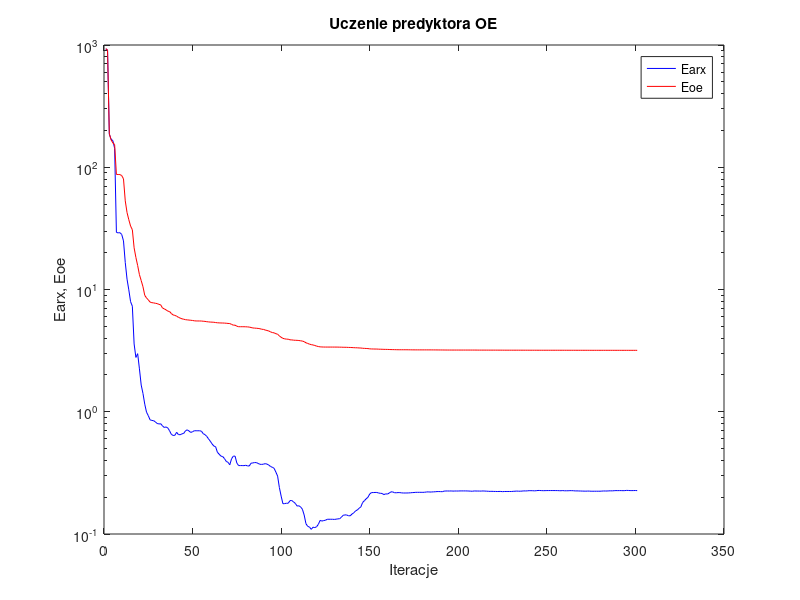
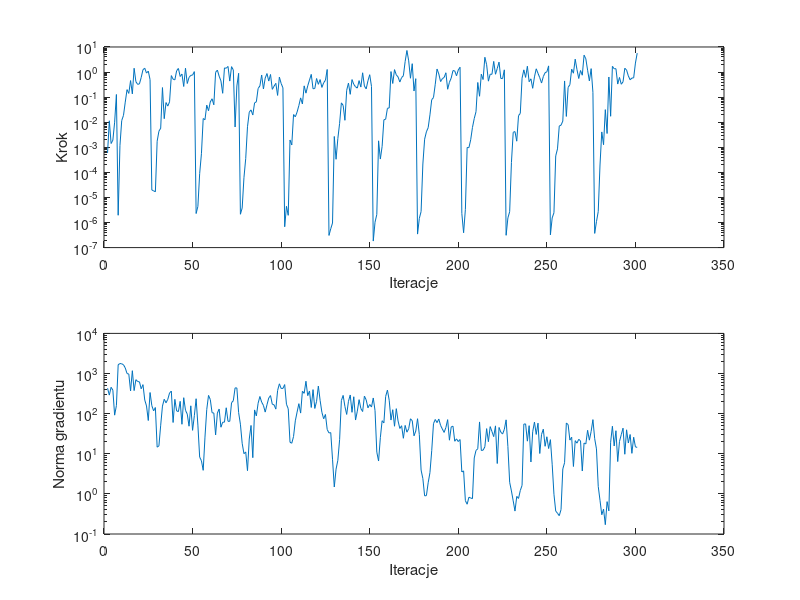

MATLAB code for these plots, in order:
%uczenie predyktora oe
clear all;
n=0; farx(n+1)=9.302645e+002; foe(n+1)=9.331323e+002; wspucz(n+1)=0.000000e+000; ng(n+1)=0.000000e+000;
%odnowa zmiennej metryki
n=1; farx(n+1)=9.055917e+002; foe(n+1)=9.078379e+002; krok(n+1)=5.941314e-004; ng(n+1)=4.286894e+002;
n=2; farx(n+1)=1.864156e+002; foe(n+1)=1.881068e+002; krok(n+1)=1.139839e-002; ng(n+1)=2.898127e+002;
n=3; farx(n+1)=1.694953e+002; foe(n+1)=1.676746e+002; krok(n+1)=1.413789e-003; ng(n+1)=4.539596e+002;
n=4; farx(n+1)=1.648581e+002; foe(n+1)=1.581037e+002; krok(n+1)=1.925220e-003; ng(n+1)=3.848731e+002;
n=5; farx(n+1)=1.428393e+002; foe(n+1)=1.533214e+002; krok(n+1)=1.000091e-002; ng(n+1)=9.167495e+001;
n=6; farx(n+1)=2.931863e+001; foe(n+1)=8.737552e+001; krok(n+1)=1.274650e-001; ng(n+1)=1.587565e+002;
n=7; farx(n+1)=2.904961e+001; foe(n+1)=8.724243e+001; krok(n+1)=1.948244e-006; ng(n+1)=1.651535e+003;
n=8; farx(n+1)=2.916921e+001; foe(n+1)=8.711278e+001; krok(n+1)=1.172316e-003; ng(n+1)=1.775235e+003;
n=9; farx(n+1)=2.820064e+001; foe(n+1)=8.549918e+001; krok(n+1)=1.165911e-002; ng(n+1)=1.745317e+003;
n=10; farx(n+1)=2.499072e+001; foe(n+1)=8.038050e+001; krok(n+1)=1.877194e-002; ng(n+1)=1.655157e+003;
n=11; farx(n+1)=1.663528e+001; foe(n+1)=5.310014e+001; krok(n+1)=6.345427e-002; ng(n+1)=1.375548e+003;
n=12; farx(n+1)=1.215212e+001; foe(n+1)=4.261455e+001; krok(n+1)=1.992696e-001; ng(n+1)=9.983564e+002;
n=13; farx(n+1)=9.938454e+000; foe(n+1)=3.725025e+001; krok(n+1)=1.407955e-001; ng(n+1)=9.687608e+002;
n=14; farx(n+1)=7.954939e+000; foe(n+1)=3.303818e+001; krok(n+1)=4.577617e-001; ng(n+1)=3.684640e+002;
n=15; farx(n+1)=7.297766e+000; foe(n+1)=3.083213e+001; krok(n+1)=1.347860e-001; ng(n+1)=1.175600e+003;
n=16; farx(n+1)=3.585582e+000; foe(n+1)=2.192188e+001; krok(n+1)=1.420334e+000; ng(n+1)=3.754674e+002;
n=17; farx(n+1)=2.782330e+000; foe(n+1)=1.830039e+001; krok(n+1)=4.136337e-001; ng(n+1)=7.024363e+002;
n=18; farx(n+1)=2.986483e+000; foe(n+1)=1.570328e+001; krok(n+1)=3.227510e-001; ng(n+1)=6.306390e+002;
n=19; farx(n+1)=2.243310e+000; foe(n+1)=1.322655e+001; krok(n+1)=3.388186e-001; ng(n+1)=6.210997e+002;
n=20; farx(n+1)=1.652670e+000; foe(n+1)=1.183237e+001; krok(n+1)=6.070114e-001; ng(n+1)=4.166664e+002;
n=21; farx(n+1)=1.411980e+000; foe(n+1)=1.053713e+001; krok(n+1)=1.244898e+000; ng(n+1)=5.283521e+002;
n=22; farx(n+1)=1.154157e+000; foe(n+1)=8.958526e+000; krok(n+1)=1.420334e+000; ng(n+1)=2.190407e+002;
n=23; farx(n+1)=9.920284e-001; foe(n+1)=8.531270e+000; krok(n+1)=9.094531e-001; ng(n+1)=1.554524e+002;
n=24; farx(n+1)=9.292673e-001; foe(n+1)=8.228010e+000; krok(n+1)=1.090791e+000; ng(n+1)=6.737940e+001;
n=25; farx(n+1)=8.594484e-001; foe(n+1)=7.893468e+000; krok(n+1)=4.968529e-001; ng(n+1)=3.358902e+002;
%odnowa zmiennej metryki
n=26; farx(n+1)=8.488982e-001; foe(n+1)=7.806577e+000; krok(n+1)=1.977673e-005; ng(n+1)=1.581308e+002;
n=27; farx(n+1)=8.455780e-001; foe(n+1)=7.772420e+000; krok(n+1)=1.839196e-005; ng(n+1)=1.174589e+002;
n=28; farx(n+1)=8.256223e-001; foe(n+1)=7.712062e+000; krok(n+1)=1.675717e-005; ng(n+1)=1.420558e+002;
n=29; farx(n+1)=8.024013e-001; foe(n+1)=7.670443e+000; krok(n+1)=1.745241e-003; ng(n+1)=1.460829e+001;
n=30; farx(n+1)=7.943191e-001; foe(n+1)=7.555940e+000; krok(n+1)=4.372259e-003; ng(n+1)=1.571245e+001;
n=31; farx(n+1)=7.982830e-001; foe(n+1)=7.493519e+000; krok(n+1)=5.767896e-003; ng(n+1)=5.147007e+001;
n=32; farx(n+1)=7.669377e-001; foe(n+1)=7.062566e+000; krok(n+1)=2.408208e-001; ng(n+1)=1.543733e+002;
n=33; farx(n+1)=7.438584e-001; foe(n+1)=6.947569e+000; krok(n+1)=1.384176e-002; ng(n+1)=2.283366e+002;
n=34; farx(n+1)=7.515928e-001; foe(n+1)=6.819231e+000; krok(n+1)=6.079450e-002; ng(n+1)=1.863611e+002;
n=35; farx(n+1)=7.368556e-001; foe(n+1)=6.654697e+000; krok(n+1)=4.388300e-002; ng(n+1)=2.268261e+002;
n=36; farx(n+1)=6.997866e-001; foe(n+1)=6.604093e+000; krok(n+1)=6.486639e-002; ng(n+1)=3.258439e+002;
n=37; farx(n+1)=6.536563e-001; foe(n+1)=6.363288e+000; krok(n+1)=7.228765e-001; ng(n+1)=3.656531e+002;
n=38; farx(n+1)=6.401451e-001; foe(n+1)=6.199514e+000; krok(n+1)=5.203615e-001; ng(n+1)=6.017920e+001;
n=39; farx(n+1)=6.415105e-001; foe(n+1)=6.138230e+000; krok(n+1)=4.884576e-001; ng(n+1)=2.272699e+002;
n=40; farx(n+1)=6.791870e-001; foe(n+1)=6.056425e+000; krok(n+1)=1.128562e+000; ng(n+1)=1.167884e+002;
n=41; farx(n+1)=6.507094e-001; foe(n+1)=5.920583e+000; krok(n+1)=1.390988e+000; ng(n+1)=1.124209e+002;
n=42; farx(n+1)=6.488611e-001; foe(n+1)=5.837360e+000; krok(n+1)=6.656880e-001; ng(n+1)=2.026575e+002;
n=43; farx(n+1)=6.595927e-001; foe(n+1)=5.759987e+000; krok(n+1)=8.328011e-001; ng(n+1)=5.434345e+001;
n=44; farx(n+1)=6.649934e-001; foe(n+1)=5.711223e+000; krok(n+1)=2.658374e-001; ng(n+1)=2.495747e+002;
n=45; farx(n+1)=6.987356e-001; foe(n+1)=5.665613e+000; krok(n+1)=1.422745e+000; ng(n+1)=1.211907e+002;
n=46; farx(n+1)=7.112297e-001; foe(n+1)=5.643442e+000; krok(n+1)=3.493083e-001; ng(n+1)=9.734274e+001;
n=47; farx(n+1)=6.960072e-001; foe(n+1)=5.623418e+000; krok(n+1)=6.113321e-001; ng(n+1)=4.861948e+001;
n=48; farx(n+1)=6.770822e-001; foe(n+1)=5.601666e+000; krok(n+1)=7.382907e-001; ng(n+1)=1.566658e+002;
n=49; farx(n+1)=6.872078e-001; foe(n+1)=5.579639e+000; krok(n+1)=7.571530e-001; ng(n+1)=3.836531e+001;
n=50; farx(n+1)=6.993809e-001; foe(n+1)=5.546943e+000; krok(n+1)=1.040723e+000; ng(n+1)=8.919814e+001;
%odnowa zmiennej metryki
n=51; farx(n+1)=6.989248e-001; foe(n+1)=5.529991e+000; krok(n+1)=2.282247e-006; ng(n+1)=2.352228e+002;
n=52; farx(n+1)=6.989133e-001; foe(n+1)=5.528331e+000; krok(n+1)=4.389010e-006; ng(n+1)=5.172417e+001;
n=53; farx(n+1)=6.990046e-001; foe(n+1)=5.527573e+000; krok(n+1)=8.878196e-005; ng(n+1)=8.272894e+000;
n=54; farx(n+1)=6.935489e-001; foe(n+1)=5.523074e+000; krok(n+1)=5.547107e-004; ng(n+1)=6.701179e+000;
n=55; farx(n+1)=6.620642e-001; foe(n+1)=5.500963e+000; krok(n+1)=1.406421e-002; ng(n+1)=3.865979e+000;
n=56; farx(n+1)=6.497748e-001; foe(n+1)=5.486253e+000; krok(n+1)=1.256724e-002; ng(n+1)=2.599256e+001;
n=57; farx(n+1)=6.289089e-001; foe(n+1)=5.453234e+000; krok(n+1)=4.797973e-002; ng(n+1)=1.266086e+002;
n=58; farx(n+1)=6.004197e-001; foe(n+1)=5.434492e+000; krok(n+1)=2.857938e-002; ng(n+1)=2.845214e+002;
n=59; farx(n+1)=5.738741e-001; foe(n+1)=5.414379e+000; krok(n+1)=6.442938e-002; ng(n+1)=2.250200e+002;
n=60; farx(n+1)=5.462720e-001; foe(n+1)=5.407302e+000; krok(n+1)=8.610785e-002; ng(n+1)=1.055236e+002;
n=61; farx(n+1)=5.239809e-001; foe(n+1)=5.394883e+000; krok(n+1)=4.953895e-002; ng(n+1)=1.035712e+002;
n=62; farx(n+1)=5.179246e-001; foe(n+1)=5.366870e+000; krok(n+1)=9.769152e-001; ng(n+1)=2.946699e+001;
n=63; farx(n+1)=4.668349e-001; foe(n+1)=5.344441e+000; krok(n+1)=1.197939e+000; ng(n+1)=1.032855e+002;
n=64; farx(n+1)=4.495160e-001; foe(n+1)=5.333248e+000; krok(n+1)=6.843317e-001; ng(n+1)=1.303529e+002;
n=65; farx(n+1)=4.337360e-001; foe(n+1)=5.323514e+000; krok(n+1)=4.478955e-001; ng(n+1)=4.587115e+001;
n=66; farx(n+1)=4.301013e-001; foe(n+1)=5.320639e+000; krok(n+1)=1.423178e-001; ng(n+1)=6.119947e+001;
n=67; farx(n+1)=4.140285e-001; foe(n+1)=5.311321e+000; krok(n+1)=1.462039e+000; ng(n+1)=6.129486e+001;
n=68; farx(n+1)=3.924618e-001; foe(n+1)=5.297297e+000; krok(n+1)=1.422745e+000; ng(n+1)=1.400368e+002;
n=69; farx(n+1)=3.858786e-001; foe(n+1)=5.277625e+000; krok(n+1)=1.675028e+000; ng(n+1)=6.436152e+001;
n=70; farx(n+1)=3.682466e-001; foe(n+1)=5.266023e+000; krok(n+1)=4.363377e-001; ng(n+1)=6.443033e+001;
n=71; farx(n+1)=4.121010e-001; foe(n+1)=5.184865e+000; krok(n+1)=1.643486e+000; ng(n+1)=1.874498e+002;
n=72; farx(n+1)=4.337662e-001; foe(n+1)=5.109894e+000; krok(n+1)=1.210914e+000; ng(n+1)=2.097364e+002;
n=73; farx(n+1)=4.332400e-001; foe(n+1)=5.106154e+000; krok(n+1)=6.446985e-003; ng(n+1)=4.384190e+002;
n=74; farx(n+1)=3.801611e-001; foe(n+1)=5.009786e+000; krok(n+1)=2.774171e-001; ng(n+1)=4.367689e+002;
n=75; farx(n+1)=3.627661e-001; foe(n+1)=4.962226e+000; krok(n+1)=8.922169e-001; ng(n+1)=1.060398e+002;
%odnowa zmiennej metryki
n=76; farx(n+1)=3.629127e-001; foe(n+1)=4.961231e+000; krok(n+1)=2.134892e-006; ng(n+1)=5.456766e+001;
n=77; farx(n+1)=3.628245e-001; foe(n+1)=4.961048e+000; krok(n+1)=3.811241e-006; ng(n+1)=1.821768e+001;
n=78; farx(n+1)=3.623825e-001; foe(n+1)=4.960088e+000; krok(n+1)=6.121123e-005; ng(n+1)=1.005592e+001;
n=79; farx(n+1)=3.650454e-001; foe(n+1)=4.954228e+000; krok(n+1)=3.550621e-004; ng(n+1)=1.108655e+001;
n=80; farx(n+1)=3.607282e-001; foe(n+1)=4.945343e+000; krok(n+1)=6.607631e-003; ng(n+1)=3.788728e+000;
n=81; farx(n+1)=3.600847e-001; foe(n+1)=4.927101e+000; krok(n+1)=2.517497e-002; ng(n+1)=2.326519e+001;
n=82; farx(n+1)=3.790676e-001; foe(n+1)=4.888572e+000; krok(n+1)=3.095635e-002; ng(n+1)=5.077216e+001;
n=83; farx(n+1)=3.815333e-001; foe(n+1)=4.846916e+000; krok(n+1)=1.936662e-002; ng(n+1)=7.988450e+000;
n=84; farx(n+1)=3.839669e-001; foe(n+1)=4.833929e+000; krok(n+1)=5.908701e-002; ng(n+1)=1.238538e+002;
n=85; farx(n+1)=3.839016e-001; foe(n+1)=4.820603e+000; krok(n+1)=6.486639e-002; ng(n+1)=8.762878e+001;
n=86; farx(n+1)=3.779806e-001; foe(n+1)=4.804352e+000; krok(n+1)=2.223238e-001; ng(n+1)=1.820331e+002;
n=87; farx(n+1)=3.717538e-001; foe(n+1)=4.779152e+000; krok(n+1)=2.798246e-001; ng(n+1)=2.674468e+002;
n=88; farx(n+1)=3.710527e-001; foe(n+1)=4.731876e+000; krok(n+1)=7.638023e-001; ng(n+1)=1.934723e+002;
n=89; farx(n+1)=3.724880e-001; foe(n+1)=4.716096e+000; krok(n+1)=2.114117e-001; ng(n+1)=1.604761e+002;
n=90; farx(n+1)=3.763585e-001; foe(n+1)=4.662029e+000; krok(n+1)=5.758050e-001; ng(n+1)=1.092307e+002;
n=91; farx(n+1)=3.731145e-001; foe(n+1)=4.622188e+000; krok(n+1)=8.727420e-001; ng(n+1)=1.664641e+002;
n=92; farx(n+1)=3.663503e-001; foe(n+1)=4.578274e+000; krok(n+1)=4.372988e-001; ng(n+1)=2.457211e+002;
n=93; farx(n+1)=3.568934e-001; foe(n+1)=4.503724e+000; krok(n+1)=8.008859e-001; ng(n+1)=2.818513e+002;
n=94; farx(n+1)=3.513838e-001; foe(n+1)=4.444925e+000; krok(n+1)=2.044970e-001; ng(n+1)=1.716482e+002;
n=95; farx(n+1)=3.450222e-001; foe(n+1)=4.421265e+000; krok(n+1)=2.730638e-001; ng(n+1)=1.658327e+002;
n=96; farx(n+1)=3.214204e-001; foe(n+1)=4.352143e+000; krok(n+1)=3.556863e-001; ng(n+1)=1.297974e+002;
n=97; farx(n+1)=2.976951e-001; foe(n+1)=4.306588e+000; krok(n+1)=1.171506e-001; ng(n+1)=3.780706e+002;
n=98; farx(n+1)=2.398139e-001; foe(n+1)=4.171281e+000; krok(n+1)=6.293018e-001; ng(n+1)=5.538958e+002;
n=99; farx(n+1)=2.040355e-001; foe(n+1)=4.065032e+000; krok(n+1)=3.505976e-001; ng(n+1)=4.238852e+002;
n=100; farx(n+1)=1.768189e-001; foe(n+1)=3.985949e+000; krok(n+1)=2.357265e-001; ng(n+1)=4.243913e+002;
%odnowa zmiennej metryki
n=101; farx(n+1)=1.773643e-001; foe(n+1)=3.948686e+000; krok(n+1)=6.777058e-007; ng(n+1)=5.297942e+002;
n=102; farx(n+1)=1.784859e-001; foe(n+1)=3.926348e+000; krok(n+1)=4.432765e-006; ng(n+1)=1.712116e+002;
n=103; farx(n+1)=1.785200e-001; foe(n+1)=3.921040e+000; krok(n+1)=1.936574e-006; ng(n+1)=1.328381e+002;
n=104; farx(n+1)=1.875633e-001; foe(n+1)=3.875171e+000; krok(n+1)=1.956001e-003; ng(n+1)=1.938749e+001;
n=105; farx(n+1)=1.878454e-001; foe(n+1)=3.871093e+000; krok(n+1)=1.238430e-003; ng(n+1)=1.828739e+001;
n=106; farx(n+1)=1.830242e-001; foe(n+1)=3.850676e+000; krok(n+1)=2.017194e-002; ng(n+1)=2.698883e+001;
n=107; farx(n+1)=1.779617e-001; foe(n+1)=3.843118e+000; krok(n+1)=1.640862e-002; ng(n+1)=6.626722e+001;
n=108; farx(n+1)=1.692801e-001; foe(n+1)=3.837817e+000; krok(n+1)=2.539936e-002; ng(n+1)=1.091850e+002;
n=109; farx(n+1)=1.702204e-001; foe(n+1)=3.826120e+000; krok(n+1)=4.616585e-002; ng(n+1)=1.771726e+002;
n=110; farx(n+1)=1.664607e-001; foe(n+1)=3.806459e+000; krok(n+1)=9.338312e-002; ng(n+1)=1.032445e+002;
n=111; farx(n+1)=1.593886e-001; foe(n+1)=3.785487e+000; krok(n+1)=5.335388e-002; ng(n+1)=3.623212e+002;
n=112; farx(n+1)=1.429120e-001; foe(n+1)=3.742587e+000; krok(n+1)=2.818076e-001; ng(n+1)=3.210076e+002;
n=113; farx(n+1)=1.214440e-001; foe(n+1)=3.667002e+000; krok(n+1)=1.441658e-001; ng(n+1)=6.424671e+002;
n=114; farx(n+1)=1.154967e-001; foe(n+1)=3.619587e+000; krok(n+1)=2.815910e-001; ng(n+1)=2.807020e+002;
n=115; farx(n+1)=1.140051e-001; foe(n+1)=3.573066e+000; krok(n+1)=4.797949e-001; ng(n+1)=3.667134e+002;
n=116; farx(n+1)=1.091422e-001; foe(n+1)=3.538275e+000; krok(n+1)=8.083004e-001; ng(n+1)=1.424420e+002;
n=117; farx(n+1)=1.137083e-001; foe(n+1)=3.518968e+000; krok(n+1)=2.153023e-001; ng(n+1)=3.968450e+002;
n=118; farx(n+1)=1.128118e-001; foe(n+1)=3.483704e+000; krok(n+1)=2.211882e-001; ng(n+1)=1.347018e+002;
n=119; farx(n+1)=1.146273e-001; foe(n+1)=3.443391e+000; krok(n+1)=5.535078e-001; ng(n+1)=2.025930e+002;
n=120; farx(n+1)=1.199962e-001; foe(n+1)=3.416272e+000; krok(n+1)=3.240219e-001; ng(n+1)=4.861206e+002;
n=121; farx(n+1)=1.292305e-001; foe(n+1)=3.394873e+000; krok(n+1)=5.014424e-001; ng(n+1)=2.143316e+002;
n=122; farx(n+1)=1.275385e-001; foe(n+1)=3.387918e+000; krok(n+1)=2.442288e-001; ng(n+1)=1.079017e+002;
n=123; farx(n+1)=1.288842e-001; foe(n+1)=3.383741e+000; krok(n+1)=3.730916e-001; ng(n+1)=7.435738e+001;
n=124; farx(n+1)=1.294536e-001; foe(n+1)=3.382460e+000; krok(n+1)=4.726961e-001; ng(n+1)=9.548587e+001;
n=125; farx(n+1)=1.319992e-001; foe(n+1)=3.381786e+000; krok(n+1)=1.267142e+000; ng(n+1)=4.017350e+001;
%odnowa zmiennej metryki
n=126; farx(n+1)=1.320008e-001; foe(n+1)=3.381718e+000; krok(n+1)=3.053974e-007; ng(n+1)=3.300931e+001;
n=127; farx(n+1)=1.320011e-001; foe(n+1)=3.381624e+000; krok(n+1)=5.650868e-007; ng(n+1)=3.363736e+001;
n=128; farx(n+1)=1.319855e-001; foe(n+1)=3.381617e+000; krok(n+1)=9.532793e-007; ng(n+1)=7.316837e+000;
n=129; farx(n+1)=1.316429e-001; foe(n+1)=3.380843e+000; krok(n+1)=2.700359e-003; ng(n+1)=1.485719e+000;
n=130; farx(n+1)=1.321532e-001; foe(n+1)=3.380513e+000; krok(n+1)=3.325065e-004; ng(n+1)=4.140138e+000;
n=131; farx(n+1)=1.330546e-001; foe(n+1)=3.379459e+000; krok(n+1)=2.213894e-003; ng(n+1)=6.852462e+000;
n=132; farx(n+1)=1.332288e-001; foe(n+1)=3.375468e+000; krok(n+1)=8.988693e-003; ng(n+1)=2.237148e+001;
n=133; farx(n+1)=1.371880e-001; foe(n+1)=3.374596e+000; krok(n+1)=5.908701e-002; ng(n+1)=2.122180e+002;
n=134; farx(n+1)=1.421396e-001; foe(n+1)=3.368624e+000; krok(n+1)=4.681906e-002; ng(n+1)=2.847165e+002;
n=135; farx(n+1)=1.433690e-001; foe(n+1)=3.368201e+000; krok(n+1)=1.193441e-002; ng(n+1)=1.505852e+002;
n=136; farx(n+1)=1.430515e-001; foe(n+1)=3.365802e+000; krok(n+1)=1.881412e-001; ng(n+1)=9.554073e+001;
n=137; farx(n+1)=1.410175e-001; foe(n+1)=3.359313e+000; krok(n+1)=3.635836e-001; ng(n+1)=2.034676e+002;
n=138; farx(n+1)=1.409441e-001; foe(n+1)=3.356690e+000; krok(n+1)=1.294832e-001; ng(n+1)=2.919512e+002;
n=139; farx(n+1)=1.456515e-001; foe(n+1)=3.350357e+000; krok(n+1)=5.014424e-001; ng(n+1)=1.078560e+002;
n=140; farx(n+1)=1.490824e-001; foe(n+1)=3.343071e+000; krok(n+1)=3.238984e-001; ng(n+1)=2.635972e+002;
n=141; farx(n+1)=1.544383e-001; foe(n+1)=3.338129e+000; krok(n+1)=2.584327e-001; ng(n+1)=6.929089e+001;
n=142; farx(n+1)=1.572549e-001; foe(n+1)=3.334844e+000; krok(n+1)=2.295125e-001; ng(n+1)=1.156283e+002;
n=143; farx(n+1)=1.623579e-001; foe(n+1)=3.326148e+000; krok(n+1)=4.556164e-001; ng(n+1)=2.231866e+002;
n=144; farx(n+1)=1.667167e-001; foe(n+1)=3.321632e+000; krok(n+1)=2.522670e-001; ng(n+1)=1.340634e+002;
n=145; farx(n+1)=1.810746e-001; foe(n+1)=3.306169e+000; krok(n+1)=9.362720e-001; ng(n+1)=1.127402e+002;
n=146; farx(n+1)=1.872143e-001; foe(n+1)=3.299945e+000; krok(n+1)=2.775732e-001; ng(n+1)=2.733287e+002;
n=147; farx(n+1)=1.941301e-001; foe(n+1)=3.293462e+000; krok(n+1)=2.134155e-001; ng(n+1)=2.204774e+002;
n=148; farx(n+1)=1.996069e-001; foe(n+1)=3.286658e+000; krok(n+1)=4.500546e-001; ng(n+1)=1.395303e+002;
n=149; farx(n+1)=2.125346e-001; foe(n+1)=3.270809e+000; krok(n+1)=7.847380e-001; ng(n+1)=1.691601e+002;
n=150; farx(n+1)=2.182326e-001; foe(n+1)=3.263328e+000; krok(n+1)=2.671770e-001; ng(n+1)=1.460768e+002;
%odnowa zmiennej metryki
n=151; farx(n+1)=2.182479e-001; foe(n+1)=3.261660e+000; krok(n+1)=1.823249e-007; ng(n+1)=2.458769e+002;
n=152; farx(n+1)=2.187297e-001; foe(n+1)=3.258045e+000; krok(n+1)=1.030699e-006; ng(n+1)=1.191218e+002;
n=153; farx(n+1)=2.187193e-001; foe(n+1)=3.258015e+000; krok(n+1)=2.094896e-006; ng(n+1)=1.098741e+001;
n=154; farx(n+1)=2.165625e-001; foe(n+1)=3.249851e+000; krok(n+1)=1.810600e-003; ng(n+1)=6.595197e+000;
n=155; farx(n+1)=2.152186e-001; foe(n+1)=3.247478e+000; krok(n+1)=3.395966e-004; ng(n+1)=2.522661e+001;
n=156; farx(n+1)=2.146469e-001; foe(n+1)=3.244015e+000; krok(n+1)=1.083660e-003; ng(n+1)=6.665518e+001;
n=157; farx(n+1)=2.098801e-001; foe(n+1)=3.238897e+000; krok(n+1)=1.251384e-002; ng(n+1)=5.892470e+001;
n=158; farx(n+1)=2.131830e-001; foe(n+1)=3.237534e+000; krok(n+1)=1.314565e-002; ng(n+1)=2.687357e+002;
n=159; farx(n+1)=2.120931e-001; foe(n+1)=3.234717e+000; krok(n+1)=3.595477e-002; ng(n+1)=3.865864e+002;
n=160; farx(n+1)=2.161871e-001; foe(n+1)=3.230749e+000; krok(n+1)=3.699230e-002; ng(n+1)=2.155996e+002;
n=161; farx(n+1)=2.212994e-001; foe(n+1)=3.225601e+000; krok(n+1)=1.046368e+000; ng(n+1)=6.922988e+001;
n=162; farx(n+1)=2.208545e-001; foe(n+1)=3.224055e+000; krok(n+1)=3.505976e-001; ng(n+1)=1.253203e+002;
n=163; farx(n+1)=2.176872e-001; foe(n+1)=3.220915e+000; krok(n+1)=1.251615e+000; ng(n+1)=4.853657e+001;
n=164; farx(n+1)=2.174578e-001; foe(n+1)=3.218153e+000; krok(n+1)=7.734497e-001; ng(n+1)=1.330538e+002;
n=165; farx(n+1)=2.181745e-001; foe(n+1)=3.215723e+000; krok(n+1)=6.400584e-001; ng(n+1)=6.568094e+001;
n=166; farx(n+1)=2.180819e-001; foe(n+1)=3.215108e+000; krok(n+1)=4.004429e-001; ng(n+1)=4.271039e+001;
n=167; farx(n+1)=2.169902e-001; foe(n+1)=3.214943e+000; krok(n+1)=6.031845e-001; ng(n+1)=4.995516e+001;
n=168; farx(n+1)=2.164809e-001; foe(n+1)=3.214888e+000; krok(n+1)=7.113726e-001; ng(n+1)=2.431968e+001;
n=169; farx(n+1)=2.165022e-001; foe(n+1)=3.214802e+000; krok(n+1)=2.630375e+000; ng(n+1)=5.088499e+001;
n=170; farx(n+1)=2.165546e-001; foe(n+1)=3.214085e+000; krok(n+1)=7.259044e+000; ng(n+1)=3.448852e+001;
n=171; farx(n+1)=2.168285e-001; foe(n+1)=3.212441e+000; krok(n+1)=2.804781e+000; ng(n+1)=4.198195e+001;
n=172; farx(n+1)=2.173195e-001; foe(n+1)=3.211360e+000; krok(n+1)=5.667570e-001; ng(n+1)=7.440025e+001;
n=173; farx(n+1)=2.180519e-001; foe(n+1)=3.209069e+000; krok(n+1)=2.157222e+000; ng(n+1)=6.694243e+001;
n=174; farx(n+1)=2.184648e-001; foe(n+1)=3.208489e+000; krok(n+1)=1.755320e-001; ng(n+1)=2.799809e+001;
n=175; farx(n+1)=2.192501e-001; foe(n+1)=3.207708e+000; krok(n+1)=5.453957e-001; ng(n+1)=3.681864e+001;
%odnowa zmiennej metryki
n=176; farx(n+1)=2.192309e-001; foe(n+1)=3.207439e+000; krok(n+1)=3.456626e-007; ng(n+1)=7.472160e+001;
n=177; farx(n+1)=2.192952e-001; foe(n+1)=3.207256e+000; krok(n+1)=1.461689e-006; ng(n+1)=3.025832e+001;
n=178; farx(n+1)=2.192709e-001; foe(n+1)=3.207246e+000; krok(n+1)=2.741462e-006; ng(n+1)=3.919671e+000;
n=179; farx(n+1)=2.191382e-001; foe(n+1)=3.207040e+000; krok(n+1)=2.154098e-004; ng(n+1)=2.403560e+000;
n=180; farx(n+1)=2.195613e-001; foe(n+1)=3.206983e+000; krok(n+1)=2.110724e-003; ng(n+1)=8.932645e-001;
n=181; farx(n+1)=2.205944e-001; foe(n+1)=3.206854e+000; krok(n+1)=4.150488e-003; ng(n+1)=9.055074e-001;
n=182; farx(n+1)=2.211494e-001; foe(n+1)=3.206751e+000; krok(n+1)=6.053639e-003; ng(n+1)=1.896414e+000;
n=183; farx(n+1)=2.203901e-001; foe(n+1)=3.206637e+000; krok(n+1)=1.966568e-002; ng(n+1)=3.383552e+000;
n=184; farx(n+1)=2.207226e-001; foe(n+1)=3.206217e+000; krok(n+1)=7.936896e-002; ng(n+1)=1.193818e+001;
n=185; farx(n+1)=2.212132e-001; foe(n+1)=3.205398e+000; krok(n+1)=9.595947e-002; ng(n+1)=5.642232e+001;
n=186; farx(n+1)=2.216169e-001; foe(n+1)=3.204836e+000; krok(n+1)=3.268918e-001; ng(n+1)=7.144378e+001;
n=187; farx(n+1)=2.223867e-001; foe(n+1)=3.203776e+000; krok(n+1)=1.321671e+000; ng(n+1)=5.972824e+001;
n=188; farx(n+1)=2.224552e-001; foe(n+1)=3.202473e+000; krok(n+1)=8.413217e-001; ng(n+1)=7.330891e+001;
n=189; farx(n+1)=2.221857e-001; foe(n+1)=3.201914e+000; krok(n+1)=4.177026e-001; ng(n+1)=5.090002e+001;
n=190; farx(n+1)=2.219480e-001; foe(n+1)=3.201276e+000; krok(n+1)=5.461275e-001; ng(n+1)=4.137018e+001;
n=191; farx(n+1)=2.243830e-001; foe(n+1)=3.199885e+000; krok(n+1)=6.081435e-001; ng(n+1)=3.404055e+001;
n=192; farx(n+1)=2.248103e-001; foe(n+1)=3.198802e+000; krok(n+1)=9.372047e-001; ng(n+1)=4.514381e+001;
n=193; farx(n+1)=2.248675e-001; foe(n+1)=3.198201e+000; krok(n+1)=2.064051e-001; ng(n+1)=7.088200e+001;
n=194; farx(n+1)=2.246639e-001; foe(n+1)=3.197885e+000; krok(n+1)=3.923690e-001; ng(n+1)=2.177790e+001;
n=195; farx(n+1)=2.250500e-001; foe(n+1)=3.197298e+000; krok(n+1)=5.766634e-001; ng(n+1)=4.667574e+001;
n=196; farx(n+1)=2.242969e-001; foe(n+1)=3.196961e+000; krok(n+1)=1.147757e+000; ng(n+1)=4.873326e+001;
n=197; farx(n+1)=2.247640e-001; foe(n+1)=3.196755e+000; krok(n+1)=1.111368e+000; ng(n+1)=2.051492e+001;
n=198; farx(n+1)=2.247588e-001; foe(n+1)=3.196701e+000; krok(n+1)=7.101669e-001; ng(n+1)=2.351670e+001;
n=199; farx(n+1)=2.246932e-001; foe(n+1)=3.196647e+000; krok(n+1)=1.215405e+000; ng(n+1)=2.014311e+001;
n=200; farx(n+1)=2.251495e-001; foe(n+1)=3.196600e+000; krok(n+1)=1.554622e+000; ng(n+1)=2.261352e+001;
%odnowa zmiennej metryki
n=201; farx(n+1)=2.251393e-001; foe(n+1)=3.196595e+000; krok(n+1)=2.289680e-006; ng(n+1)=3.513399e+000;
n=202; farx(n+1)=2.251354e-001; foe(n+1)=3.196595e+000; krok(n+1)=3.909958e-007; ng(n+1)=3.742439e+000;
n=203; farx(n+1)=2.251376e-001; foe(n+1)=3.196595e+000; krok(n+1)=3.323139e-006; ng(n+1)=6.769547e-001;
n=204; farx(n+1)=2.249866e-001; foe(n+1)=3.196548e+000; krok(n+1)=9.854180e-004; ng(n+1)=5.522639e-001;
n=205; farx(n+1)=2.246083e-001; foe(n+1)=3.196474e+000; krok(n+1)=9.676040e-004; ng(n+1)=8.265148e-001;
n=206; farx(n+1)=2.241990e-001; foe(n+1)=3.196319e+000; krok(n+1)=1.995464e-003; ng(n+1)=7.889866e-001;
n=207; farx(n+1)=2.236938e-001; foe(n+1)=3.196127e+000; krok(n+1)=6.193383e-003; ng(n+1)=7.612501e-001;
n=208; farx(n+1)=2.250673e-001; foe(n+1)=3.195972e+000; krok(n+1)=1.394132e-002; ng(n+1)=7.836245e+000;
n=209; farx(n+1)=2.246609e-001; foe(n+1)=3.195858e+000; krok(n+1)=2.630605e-002; ng(n+1)=1.212382e+001;
n=210; farx(n+1)=2.246593e-001; foe(n+1)=3.193812e+000; krok(n+1)=3.839848e-001; ng(n+1)=1.329963e+001;
n=211; farx(n+1)=2.245026e-001; foe(n+1)=3.193628e+000; krok(n+1)=1.084302e-001; ng(n+1)=6.211073e+001;
n=212; farx(n+1)=2.243862e-001; foe(n+1)=3.193445e+000; krok(n+1)=8.252141e-001; ng(n+1)=1.205365e+001;
n=213; farx(n+1)=2.250482e-001; foe(n+1)=3.193365e+000; krok(n+1)=5.030381e-001; ng(n+1)=1.229139e+001;
n=214; farx(n+1)=2.244637e-001; foe(n+1)=3.193180e+000; krok(n+1)=3.887397e+000; ng(n+1)=1.491326e+001;
n=215; farx(n+1)=2.241097e-001; foe(n+1)=3.192774e+000; krok(n+1)=1.962956e+000; ng(n+1)=4.234131e+001;
n=216; farx(n+1)=2.235441e-001; foe(n+1)=3.192423e+000; krok(n+1)=4.337210e-001; ng(n+1)=1.996461e+001;
n=217; farx(n+1)=2.231899e-001; foe(n+1)=3.192244e+000; krok(n+1)=8.224396e-001; ng(n+1)=4.747717e+001;
n=218; farx(n+1)=2.234369e-001; foe(n+1)=3.192156e+000; krok(n+1)=8.131859e-001; ng(n+1)=3.585373e+001;
n=219; farx(n+1)=2.229381e-001; foe(n+1)=3.192008e+000; krok(n+1)=2.661328e+000; ng(n+1)=2.671934e+001;
n=220; farx(n+1)=2.229236e-001; foe(n+1)=3.191858e+000; krok(n+1)=8.181022e-001; ng(n+1)=4.957492e+001;
n=221; farx(n+1)=2.226360e-001; foe(n+1)=3.191574e+000; krok(n+1)=1.394120e+000; ng(n+1)=5.714309e+000;
n=222; farx(n+1)=2.228650e-001; foe(n+1)=3.191062e+000; krok(n+1)=2.489797e+000; ng(n+1)=4.524010e+001;
n=223; farx(n+1)=2.229228e-001; foe(n+1)=3.190836e+000; krok(n+1)=5.570755e-001; ng(n+1)=3.465450e+001;
n=224; farx(n+1)=2.220951e-001; foe(n+1)=3.190133e+000; krok(n+1)=5.481842e-001; ng(n+1)=3.099232e+001;
n=225; farx(n+1)=2.226816e-001; foe(n+1)=3.189310e+000; krok(n+1)=1.227563e+000; ng(n+1)=4.068307e+001;
%odnowa zmiennej metryki
n=226; farx(n+1)=2.227303e-001; foe(n+1)=3.189034e+000; krok(n+1)=3.090114e-007; ng(n+1)=7.001952e+001;
n=227; farx(n+1)=2.227634e-001; foe(n+1)=3.188981e+000; krok(n+1)=1.524749e-006; ng(n+1)=1.513715e+001;
n=228; farx(n+1)=2.227533e-001; foe(n+1)=3.188978e+000; krok(n+1)=2.688548e-006; ng(n+1)=1.947040e+000;
n=229; farx(n+1)=2.227236e-001; foe(n+1)=3.188938e+000; krok(n+1)=2.483498e-004; ng(n+1)=1.182003e+000;
n=230; farx(n+1)=2.233964e-001; foe(n+1)=3.188818e+000; krok(n+1)=3.942116e-003; ng(n+1)=6.695855e-001;
n=231; farx(n+1)=2.238724e-001; foe(n+1)=3.188760e+000; krok(n+1)=4.243311e-003; ng(n+1)=3.727988e-001;
n=232; farx(n+1)=2.245109e-001; foe(n+1)=3.188700e+000; krok(n+1)=1.751967e-003; ng(n+1)=8.643855e-001;
n=233; farx(n+1)=2.238959e-001; foe(n+1)=3.188600e+000; krok(n+1)=1.834657e-002; ng(n+1)=7.703081e-001;
n=234; farx(n+1)=2.239545e-001; foe(n+1)=3.188569e+000; krok(n+1)=2.243330e-002; ng(n+1)=1.213433e+000;
n=235; farx(n+1)=2.243868e-001; foe(n+1)=3.188185e+000; krok(n+1)=5.695627e-001; ng(n+1)=1.627972e+000;
n=236; farx(n+1)=2.253125e-001; foe(n+1)=3.187926e+000; krok(n+1)=1.225747e+000; ng(n+1)=5.489014e+001;
n=237; farx(n+1)=2.249393e-001; foe(n+1)=3.187694e+000; krok(n+1)=6.121507e-001; ng(n+1)=5.544472e+001;
n=238; farx(n+1)=2.254704e-001; foe(n+1)=3.187379e+000; krok(n+1)=1.707324e+000; ng(n+1)=2.060705e+001;
n=239; farx(n+1)=2.262669e-001; foe(n+1)=3.187139e+000; krok(n+1)=4.112198e-001; ng(n+1)=5.012693e+001;
n=240; farx(n+1)=2.260882e-001; foe(n+1)=3.186976e+000; krok(n+1)=5.365271e-001; ng(n+1)=6.237263e+000;
n=241; farx(n+1)=2.260375e-001; foe(n+1)=3.186831e+000; krok(n+1)=2.250273e-001; ng(n+1)=3.529438e+001;
n=242; farx(n+1)=2.254176e-001; foe(n+1)=3.186573e+000; krok(n+1)=6.428475e-001; ng(n+1)=6.160486e+001;
n=243; farx(n+1)=2.260510e-001; foe(n+1)=3.186247e+000; krok(n+1)=1.348916e+000; ng(n+1)=3.030010e+001;
n=244; farx(n+1)=2.270790e-001; foe(n+1)=3.185973e+000; krok(n+1)=8.897574e-001; ng(n+1)=5.793167e+001;
n=245; farx(n+1)=2.269569e-001; foe(n+1)=3.185768e+000; krok(n+1)=5.950595e-001; ng(n+1)=1.015397e+001;
n=246; farx(n+1)=2.264448e-001; foe(n+1)=3.185645e+000; krok(n+1)=3.647485e-001; ng(n+1)=3.040898e+001;
n=247; farx(n+1)=2.261499e-001; foe(n+1)=3.185575e+000; krok(n+1)=6.614848e-001; ng(n+1)=4.096262e+001;
n=248; farx(n+1)=2.263066e-001; foe(n+1)=3.185529e+000; krok(n+1)=9.453922e-001; ng(n+1)=1.534466e+001;
n=249; farx(n+1)=2.266179e-001; foe(n+1)=3.185495e+000; krok(n+1)=1.022846e+000; ng(n+1)=2.651896e+001;
n=250; farx(n+1)=2.266642e-001; foe(n+1)=3.185436e+000; krok(n+1)=1.762494e+000; ng(n+1)=1.350063e+001;
%odnowa zmiennej metryki
n=251; farx(n+1)=2.266741e-001; foe(n+1)=3.185415e+000; krok(n+1)=3.228510e-007; ng(n+1)=2.248269e+001;
n=252; farx(n+1)=2.266614e-001; foe(n+1)=3.185408e+000; krok(n+1)=1.527265e-006; ng(n+1)=5.479514e+000;
n=253; farx(n+1)=2.266653e-001; foe(n+1)=3.185408e+000; krok(n+1)=2.452183e-006; ng(n+1)=9.787835e-001;
n=254; farx(n+1)=2.266010e-001; foe(n+1)=3.185400e+000; krok(n+1)=4.532388e-004; ng(n+1)=3.734230e-001;
n=255; farx(n+1)=2.265309e-001; foe(n+1)=3.185389e+000; krok(n+1)=8.634931e-004; ng(n+1)=3.289522e-001;
n=256; farx(n+1)=2.260956e-001; foe(n+1)=3.185315e+000; krok(n+1)=7.032104e-003; ng(n+1)=2.863229e-001;
n=257; farx(n+1)=2.258796e-001; foe(n+1)=3.185219e+000; krok(n+1)=7.627492e-003; ng(n+1)=4.057934e-001;
n=258; farx(n+1)=2.265925e-001; foe(n+1)=3.185181e+000; krok(n+1)=1.109636e-002; ng(n+1)=4.180250e+000;
n=259; farx(n+1)=2.256464e-001; foe(n+1)=3.184598e+000; krok(n+1)=4.419445e-001; ng(n+1)=5.977657e+000;
n=260; farx(n+1)=2.258175e-001; foe(n+1)=3.184488e+000; krok(n+1)=1.702114e-002; ng(n+1)=5.840819e+001;
n=261; farx(n+1)=2.257929e-001; foe(n+1)=3.184138e+000; krok(n+1)=2.461541e-001; ng(n+1)=5.338224e+001;
n=262; farx(n+1)=2.263640e-001; foe(n+1)=3.184029e+000; krok(n+1)=3.118032e-001; ng(n+1)=2.187075e+001;
n=263; farx(n+1)=2.262273e-001; foe(n+1)=3.183898e+000; krok(n+1)=1.304490e+000; ng(n+1)=2.583137e+001;
n=264; farx(n+1)=2.260465e-001; foe(n+1)=3.183846e+000; krok(n+1)=9.001093e-001; ng(n+1)=4.816116e+000;
n=265; farx(n+1)=2.250969e-001; foe(n+1)=3.183617e+000; krok(n+1)=3.263842e+000; ng(n+1)=2.123672e+001;
n=266; farx(n+1)=2.252826e-001; foe(n+1)=3.183366e+000; krok(n+1)=1.253615e+000; ng(n+1)=1.837585e+001;
n=267; farx(n+1)=2.249057e-001; foe(n+1)=3.183298e+000; krok(n+1)=5.534700e-001; ng(n+1)=2.293617e+001;
n=268; farx(n+1)=2.247640e-001; foe(n+1)=3.183276e+000; krok(n+1)=1.151610e+000; ng(n+1)=2.092595e+001;
n=269; farx(n+1)=2.244116e-001; foe(n+1)=3.183247e+000; krok(n+1)=7.491049e-001; ng(n+1)=3.717190e+000;
n=270; farx(n+1)=2.242610e-001; foe(n+1)=3.183164e+000; krok(n+1)=4.717170e+000; ng(n+1)=1.851513e+001;
n=271; farx(n+1)=2.240347e-001; foe(n+1)=3.183024e+000; krok(n+1)=3.382588e+000; ng(n+1)=1.756611e+001;
n=272; farx(n+1)=2.245133e-001; foe(n+1)=3.182813e+000; krok(n+1)=1.179204e+000; ng(n+1)=3.848050e+001;
n=273; farx(n+1)=2.243624e-001; foe(n+1)=3.182625e+000; krok(n+1)=4.442530e-001; ng(n+1)=2.182848e+001;
n=274; farx(n+1)=2.237745e-001; foe(n+1)=3.182175e+000; krok(n+1)=1.371110e+000; ng(n+1)=3.613774e+001;
n=275; farx(n+1)=2.238175e-001; foe(n+1)=3.182013e+000; krok(n+1)=1.556123e-001; ng(n+1)=7.092086e+001;
%odnowa zmiennej metryki
n=276; farx(n+1)=2.238417e-001; foe(n+1)=3.181985e+000; krok(n+1)=3.682835e-007; ng(n+1)=2.375675e+001;
n=277; farx(n+1)=2.238688e-001; foe(n+1)=3.181965e+000; krok(n+1)=1.083994e-006; ng(n+1)=1.323149e+001;
n=278; farx(n+1)=2.238709e-001; foe(n+1)=3.181965e+000; krok(n+1)=2.728103e-006; ng(n+1)=1.535576e+000;
n=279; farx(n+1)=2.238593e-001; foe(n+1)=3.181953e+000; krok(n+1)=1.966794e-004; ng(n+1)=6.919095e-001;
n=280; farx(n+1)=2.243628e-001; foe(n+1)=3.181916e+000; krok(n+1)=4.101231e-003; ng(n+1)=3.020693e-001;
n=281; farx(n+1)=2.248954e-001; foe(n+1)=3.181887e+000; krok(n+1)=1.265711e-003; ng(n+1)=4.165846e-001;
n=282; farx(n+1)=2.248149e-001; foe(n+1)=3.181841e+000; krok(n+1)=3.172883e-002; ng(n+1)=1.707873e-001;
n=283; farx(n+1)=2.247469e-001; foe(n+1)=3.181831e+000; krok(n+1)=3.544455e-003; ng(n+1)=6.409336e-001;
n=284; farx(n+1)=2.254037e-001; foe(n+1)=3.181705e+000; krok(n+1)=6.354332e-001; ng(n+1)=3.770453e-001;
n=285; farx(n+1)=2.255676e-001; foe(n+1)=3.181602e+000; krok(n+1)=1.726831e-002; ng(n+1)=1.937220e+001;
n=286; farx(n+1)=2.253885e-001; foe(n+1)=3.181398e+000; krok(n+1)=1.691553e+000; ng(n+1)=4.851123e+001;
n=287; farx(n+1)=2.261008e-001; foe(n+1)=3.181262e+000; krok(n+1)=1.352332e+000; ng(n+1)=1.562750e+001;
n=288; farx(n+1)=2.265343e-001; foe(n+1)=3.181109e+000; krok(n+1)=1.361453e+000; ng(n+1)=3.749749e+001;
n=289; farx(n+1)=2.263487e-001; foe(n+1)=3.181058e+000; krok(n+1)=3.319551e-001; ng(n+1)=6.391696e+000;
n=290; farx(n+1)=2.264973e-001; foe(n+1)=3.180964e+000; krok(n+1)=6.101385e-001; ng(n+1)=2.027664e+001;
n=291; farx(n+1)=2.264775e-001; foe(n+1)=3.180912e+000; krok(n+1)=3.268918e-001; ng(n+1)=2.991938e+001;
n=292; farx(n+1)=2.261447e-001; foe(n+1)=3.180812e+000; krok(n+1)=4.081488e-001; ng(n+1)=4.344478e+001;
n=293; farx(n+1)=2.264601e-001; foe(n+1)=3.180652e+000; krok(n+1)=1.422745e+000; ng(n+1)=9.730649e+000;
n=294; farx(n+1)=2.273578e-001; foe(n+1)=3.180487e+000; krok(n+1)=1.202388e+000; ng(n+1)=3.954028e+001;
n=295; farx(n+1)=2.271136e-001; foe(n+1)=3.180407e+000; krok(n+1)=7.011953e-001; ng(n+1)=1.852650e+001;
n=296; farx(n+1)=2.265729e-001; foe(n+1)=3.180344e+000; krok(n+1)=4.928563e-001; ng(n+1)=3.020011e+001;
n=297; farx(n+1)=2.264834e-001; foe(n+1)=3.180313e+000; krok(n+1)=5.772243e-001; ng(n+1)=1.024618e+001;
n=298; farx(n+1)=2.266709e-001; foe(n+1)=3.180285e+000; krok(n+1)=5.870903e-001; ng(n+1)=2.579713e+001;
n=299; farx(n+1)=2.268838e-001; foe(n+1)=3.180234e+000; krok(n+1)=2.285620e+000; ng(n+1)=1.480853e+001;
n=300; farx(n+1)=2.263442e-001; foe(n+1)=3.180041e+000; krok(n+1)=5.690980e+000; ng(n+1)=1.445225e+001;

figure; semilogy(farx,'b'); hold on; semilogy(foe,'r'); xlabel('Iteracje'); ylabel('Earx, Eoe'); legend('Earx','Eoe'); title('Uczenie predyktora OE');
figure; subplot(2,1,1); semilogy(krok); xlabel('Iteracje'); ylabel('Krok');
subplot(2,1,2); semilogy(ng); xlabel('Iteracje'); ylabel('Norma gradientu');
Earx=farx(n+1)
Eoe=foe(n+1)
